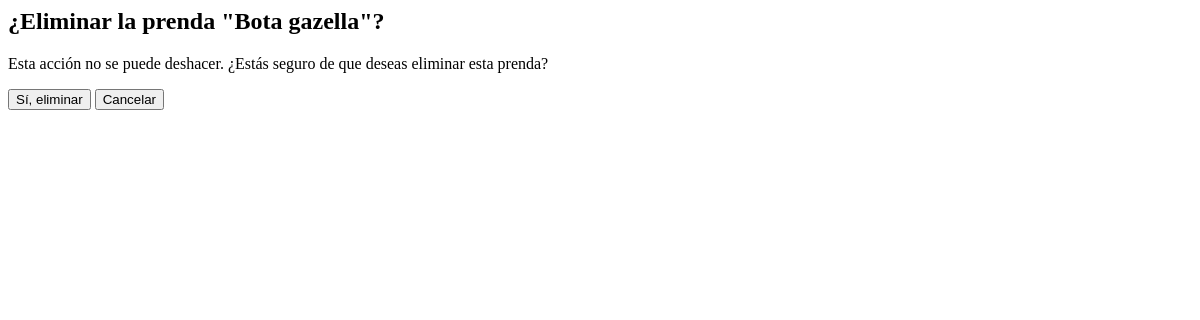
/proveedores/prenda/1/eliminar/ (signed in), run on an earlier commit of the app's database.
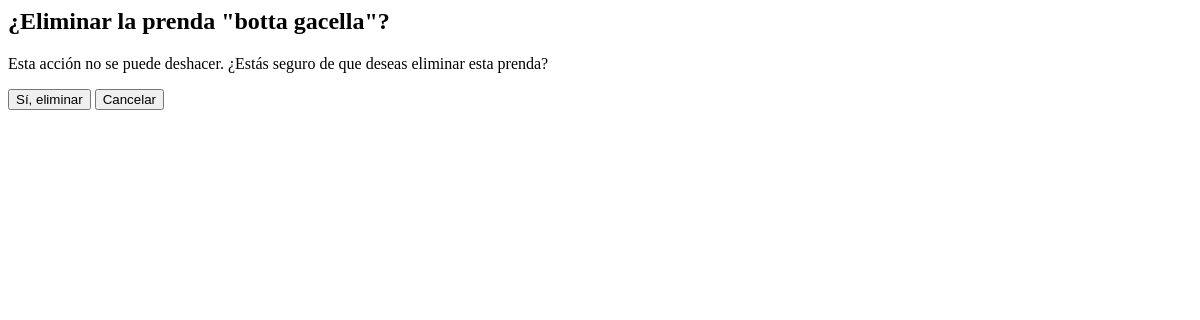
And on a later commit of the database.
### apps/proveedor/models.py (models this page shows, shortened)
class Prenda(models.Model):
    ID = models.AutoField(primary_key=True)
    proveedor = models.ForeignKey('Proveedor', on_delete=models.CASCADE, related_name='prendas')
    Imagen = models.ImageField(upload_to='prendas/', blank=False, null=False)
    descripcion = models.TextField(blank=False)
    Referencia_color_talla_Costo_precio = models.JSONField(blank=True, null=True)
    Categorias = models.CharField(choices=CATEGORIA_PRENDA, max_length=100, blank=True)
    Ficha = models.FileField(upload_to='fichas/', blank=False, null=False)
    Ultima_actualizacion = models.DateField(auto_now=True)

### apps/proveedor/views.py (the view)
# urls.py: path('proveedores/prenda/<int:PrendaID>/eliminar/', PrendaDeleteView.as_view(), name='prenda_eliminar'),
class PrendaDeleteView(LoginRequiredMixin, DeleteView):
    model = Prenda
    template_name = 'proveedor/prenda_eliminar.html'
    context_object_name = 'prenda'
    success_url = reverse_lazy('proveedores_list')
    login_url = "login"
    pk_url_kwarg = 'PrendaID'

### templates/proveedor/prenda_eliminar.html (shortened to what this page needs)
<div class="modal" id="modal">
  <div class="modal-content-eliminar">
    <div class="modal_header">
      <h2>¿Eliminar la prenda "{{ object.descripcion }}"?</h2>
      <form method="post" action="{% url 'prenda_eliminar' object.ID %}">
        <p>Esta acción no se puede deshacer. ¿Estás seguro de que deseas eliminar esta prenda?</p>
        <div class="confirmation_container">
          <button type="submit" class="eliminar_button">Sí, eliminar</button>
          <button type="button" class="crear_button" onclick="cerrar_modal()">Cancelar</button>
        </div>
      </form>
    </div>
  </div>
</div>

What changed in the data, as far as the page shows it:
changed Prenda: descripcion "Bota gazella" → "botta gacella"
